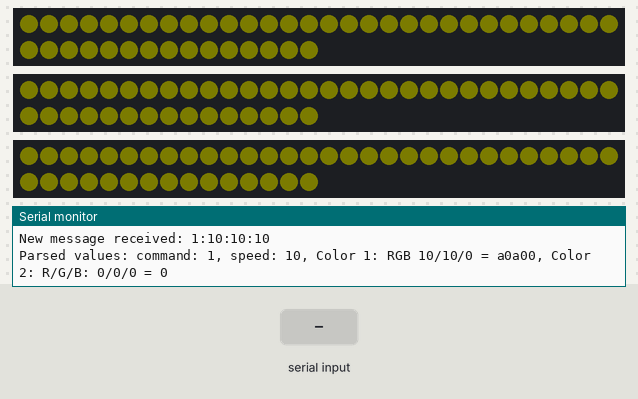
Recording of a sketch running on a simulated Arduino Uno, built with avr-gcc and run on an emulated ATmega328P. Shown: 3 × 45 RGB LEDs in strip order, left to right, continuing on the next row, the last lines printed to the serial monitor. The inputs (shaded band) are chosen by the test bench. Dim RGB values are drawn brighter than linear.

Above: at 1.2 s.
1.3 s: "5\n" received over Serial
4.0 s: "1:90\n" received over Serial
At 5.8 s:
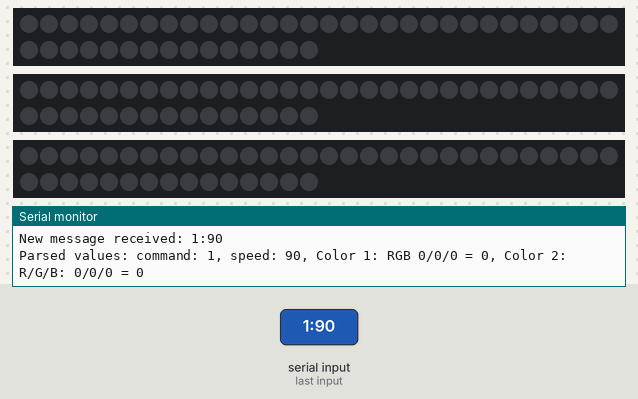
6.9 s: "1:90:45\n" received over Serial
At 8.9 s:
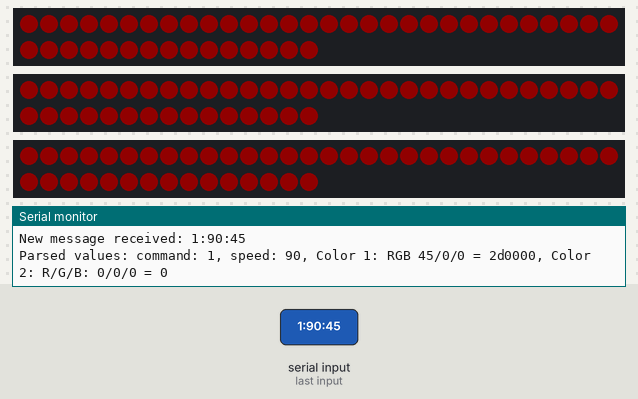
9.8 s: "4\n" received over Serial
12.8 s: "5\n" received over Serial
At 15.7 s:
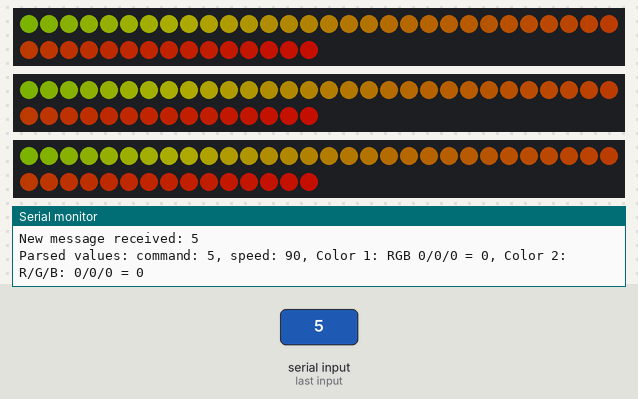
15.8 s: "4\n" received over Serial
At 20.28 s:
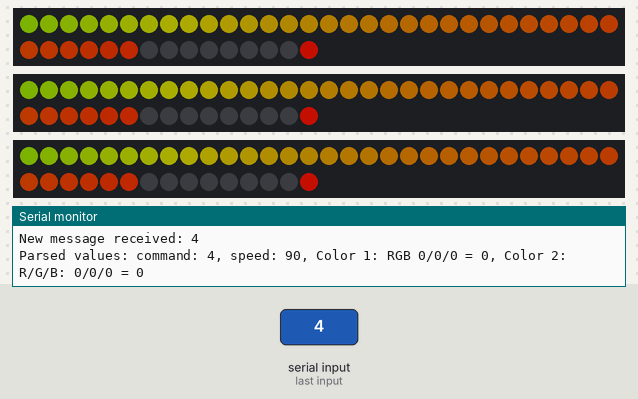
Timing chart, 0 to 21.8 s (numbered marks = the images above; inputs shaded):
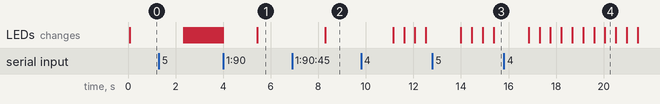

The sketch:

ArduinoLedstripController.ino
```cpp
#include <Adafruit_NeoPixel.h>

// Test messages:
// 1:25:0:127:0
// 2:5:255:0:0:0:0:250
// 3:25:255:0:0:0:0:250
// 4:10:255:0:0:0:0:250
// 5:50
// 6
// 98
// 99

// Define the number of LEDS in your strip here
#define PIN1 6
#define PIN2 7
#define PIN3 8
#define NUMBER_OF_LEDS 45

// Variables used by the code to handle the incoming LED commands
char input[50];
int incomingByte = 0;

// Variables defined by the incoming LED commands
byte commandId = 0;
int animationSpeed = 10;
uint32_t rgb1 = 0;
uint32_t rgb2 = 0;

int currentLoop = 0;

// LED strip initialization
// Parameter 1 = number of pixels in strip
// Parameter 2 = Arduino pin number (most are valid)
// Parameter 3 = pixel type flags, add together as needed:
//   NEO_KHZ800  800 KHz bitstream (most NeoPixel products w/WS2812 LEDs)
//   NEO_KHZ400  400 KHz (classic 'v1' (not v2) FLORA pixels, WS2811 drivers)
//   NEO_GRB     Pixels are wired for GRB bitstream (most NeoPixel products)
//   NEO_RGB     Pixels are wired for RGB bitstream (v1 FLORA pixels, not v2)
//   NEO_RGBW    Pixels are wired for RGBW bitstream (NeoPixel RGBW products)
Adafruit_NeoPixel strip1 = Adafruit_NeoPixel(NUMBER_OF_LEDS, PIN1, NEO_GRB + NEO_KHZ800);
Adafruit_NeoPixel strip2 = Adafruit_NeoPixel(NUMBER_OF_LEDS, PIN2, NEO_GRB + NEO_KHZ800);
Adafruit_NeoPixel strip3 = Adafruit_NeoPixel(NUMBER_OF_LEDS, PIN3, NEO_GRB + NEO_KHZ800);

// Code executed at startup of the Arduino board
void setup() {
  // Configure serial speed and wait till it is available
  // This is used to output logging info and can receive LED commands
  Serial.begin(115200);
  while (!Serial) {
    ; // wait for serial port to connect. Needed for native USB port only
  }

  // Initialize the leds
  initLeds();

  // Set the initial LED effect
  String message = "1:10:10:10";
  message.toCharArray(input, 50);
}

void loop() {
  checkSerial();
  handleMessage();

  currentLoop++;

  // Only do LED effect when loop exceeds the defined animationSpeed
  if (currentLoop >= animationSpeed) {
    // Depending on the commandId, call the correct LED effect
    if (commandId == 1) {
      setStaticColor();
    } else if (commandId == 2) {
      setStaticFade();
    } else if (commandId == 3) {
      setBlinking();
    } else if (commandId == 4) {
      setRunningLight();
    } else if (commandId == 5) {
      setFadingRainbow();
    } else if (commandId == 6) {
      setStaticRainbow();
    } else if (commandId == 98) {
      rgb1 = strip1.Color(255, 255, 255);
      setStaticColor();
    } else if (commandId == 99) {
      clearLeds();
    } else {
      Serial.print("Command ");
      Serial.print(commandId);
      Serial.println(" is not implemented");
    }

    currentLoop = 0;
  }

  delay(5);
}
```

LedEffects.ino
```cpp
int currentAction = 0;

void initLeds() {
  strip1.begin();
  strip1.setBrightness(100);
  strip1.clear();

  strip2.begin();
  strip2.setBrightness(100);
  strip2.clear();

  strip3.begin();
  strip3.setBrightness(100);
  strip3.clear();

  showAll();
}

void showAll() {
  strip1.show();
  strip2.show();
  strip3.show();
}

void clearLeds() {
  strip1.clear();
  strip2.clear();
  strip3.clear();

  showAll();
}

void setStaticColor() {
  for (uint16_t i = 0; i < NUMBER_OF_LEDS; i++) {
    strip1.setPixelColor(i, rgb1);
    strip2.setPixelColor(i, rgb1);
    strip3.setPixelColor(i, rgb1);
  }

  showAll();
}

void setStaticFade() {
  for (uint16_t i = 0; i < NUMBER_OF_LEDS; i++) {
    strip1.setPixelColor(i, getGradientColor(i));
    strip2.setPixelColor(i, getGradientColor(i));
    strip3.setPixelColor(i, getGradientColor(i));
  }

  showAll();
}

void setBlinking() {
  for(uint16_t i = 0; i < NUMBER_OF_LEDS; i++) {
    strip1.setPixelColor(i, currentAction == 1 ? rgb1 : rgb2);
    strip2.setPixelColor(i, currentAction == 1 ? rgb1 : rgb2);
    strip3.setPixelColor(i, currentAction == 1 ? rgb1 : rgb2);
  }

  showAll();

  currentAction++;

  if (currentAction > 2) {
    currentAction = 1;
  }
}

void setRunningLight() {
  if (currentAction >= NUMBER_OF_LEDS) {
    currentAction = 0;
  }

  // Show color 1
  strip1.setPixelColor(currentAction, rgb1);
  strip2.setPixelColor(currentAction, rgb1);
  strip3.setPixelColor(currentAction, rgb1);

  showAll();

  // Reset to color 2 for next loop
  strip1.setPixelColor(currentAction, rgb2);
  strip2.setPixelColor(currentAction, rgb2);
  strip3.setPixelColor(currentAction, rgb2);

  currentAction++;
}

void setFadingRainbow() {
  if (currentAction > 255) {
    currentAction = 0;
  }

  for (uint16_t i = 0; i < NUMBER_OF_LEDS; i++) {
    strip1.setPixelColor(i, getWheelColor((i * 1 + currentAction) & 255));
    strip2.setPixelColor(i, getWheelColor((i * 1 + currentAction) & 255));
    strip3.setPixelColor(i, getWheelColor((i * 1 + currentAction) & 255));
  }

  showAll();

  currentAction++;
}

void setStaticRainbow() {
  for (uint16_t i = 0; i < NUMBER_OF_LEDS; i++) {
    strip1.setPixelColor(i, getWheelColor((255 / strip1.numPixels()) * i));
    strip2.setPixelColor(i, getWheelColor((255 / strip2.numPixels()) * i));
    strip3.setPixelColor(i, getWheelColor((255 / strip3.numPixels()) * i));
  }

  showAll();
}

// Calculate a gradient color between color 1 and 2, for the given position
uint32_t getGradientColor(uint16_t pos) {
  float factor = ((float) pos / (float) (NUMBER_OF_LEDS - 1));

  byte r1 = (rgb1 & 0xFF0000) >> 16;
  byte g1 = (rgb1 & 0x00FF00) >> 8;
  byte b1 = (rgb1 & 0x0000FF);

  byte r2 = (rgb2 & 0xFF0000) >> 16;
  byte g2 = (rgb2 & 0x00FF00) >> 8;
  byte b2 = (rgb2 & 0x0000FF);

  byte r = (factor * r2) + ((1 - factor) * r1);
  byte g = (factor * g2) + ((1 - factor) * g1);
  byte b = (factor * b2) + ((1 - factor) * b1);

  uint32_t rt = strip1.Color(r, g, b);

  /*
  Serial.print("Position ");
  Serial.print(pos);
  Serial.print(", factor ");
  Serial.print(factor);
  Serial.print(", gradient color: ");
  Serial.println(String(rt, HEX));
  */

  return rt;
}

// Pos from 0 to 255 to get colors from full color wheel
// 0 - 85:    G - R
// 85 - 170:  R - B
// 170 - 255: B - G
uint32_t getWheelColor(byte pos) {
  if (pos < 85) {
    return strip1.Color(pos * 3, 255 - pos * 3, 0);
  } else if (pos < 170) {
    pos -= 85;
    return strip1.Color(255 - pos * 3, 0, pos * 3);
  } else {
    pos -= 170;
    return strip1.Color(0, pos * 3, 255 - pos * 3);
  }
}
```

MessageHandler.ino
```cpp
void handleMessage() {
  if (input[0] == 0) {
    return;
  }

  Serial.print("New message received: ");
  Serial.println(input);

  char* part = strtok(input, ":");
  int position = 0;

  byte r1 = 0;
  byte g1 = 0;
  byte b1 = 0;
  byte r2 = 0;
  byte g2 = 0;
  byte b2 = 0;

  while (part != 0) {
    int value = atoi(part);

    if (position == 0) {
      commandId = value;
    } else if (position == 1) {
      animationSpeed = value;
    } else if (position == 2) {
      r1 = value;
    } else if (position == 3) {
      g1 = value;
    } else if (position == 4) {
      b1 = value;
    } else if (position == 5) {
      r2 = value;
    } else if (position == 6) {
      g2 = value;
    } else if (position == 7) {
      b2 = value;
    }

    position++;

    // Find the next command in input string
    part = strtok(0, ":");
  }

  input[0] = 0;

  rgb1 = strip1.Color(r1, g1, b1);
  rgb2 = strip1.Color(r2, g2, b2);

  Serial.print("Parsed values: command: ");
  Serial.print(commandId);
  Serial.print(", speed: ");
  Serial.print(animationSpeed);
  Serial.print(", Color 1: RGB ");
  Serial.print(r1);
  Serial.print("/");
  Serial.print(g1);
  Serial.print("/");
  Serial.print(b1);
  Serial.print(" = ");
  Serial.print(String(rgb1, HEX));
  Serial.print(", Color 2: R/G/B: ");
  Serial.print(r2);
  Serial.print("/");
  Serial.print(g2);
  Serial.print("/");
  Serial.print(b2);
  Serial.print(" = ");
  Serial.print(String(rgb2, HEX));
  Serial.println("");
}
```

SerialFunctions.ino
```cpp
void checkSerial() {
  if (Serial.available() > 0) {
    String message = Serial.readString();

    Serial.print("Received from serial: ");
    Serial.println(message);

    message.toCharArray(input, 50);
    input[50] = 0;
  }
}
```

Measured:
- after the input at 4.0 s, the LEDs: change after 1.4 s (image 1)
- after the input at 6.9 s, the LEDs: change after 1.4 s (image 2)
- after the input at 12.8 s, the LEDs: first change after 1.2 s (image 3 shows a later state)
- after the input at 15.8 s, the LEDs: first change after 1.0 s (image 4 shows a later state)
